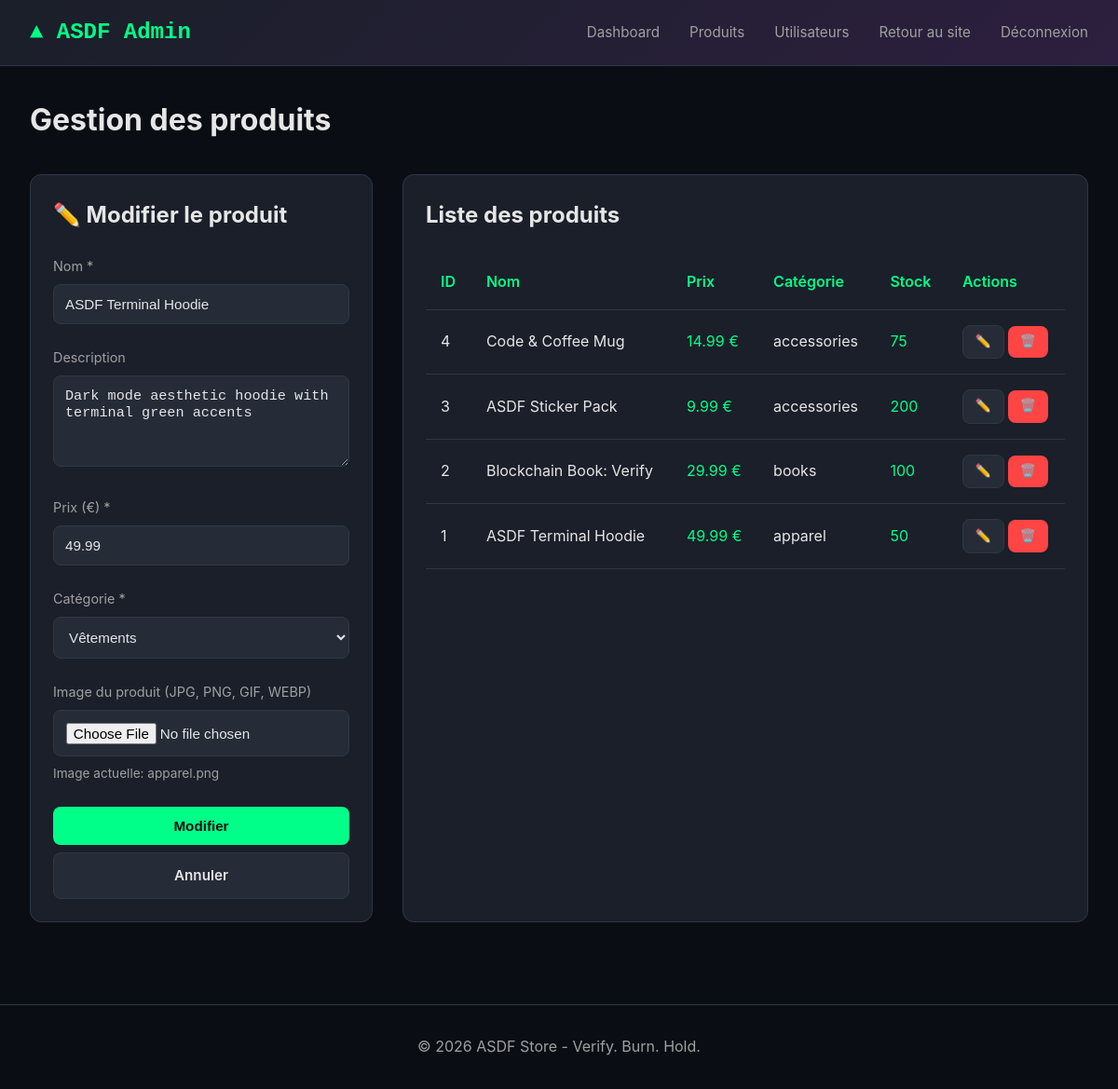
/admin/products.php?modifier=1 (signed in), run on the app's committed database.
### tables this page shows
CREATE TABLE IF NOT EXISTS items (
    id INT AUTO_INCREMENT PRIMARY KEY,
    nom VARCHAR(100) NOT NULL,
    description TEXT,
    prix DECIMAL(10,2) NOT NULL,
    categorie VARCHAR(50) NOT NULL,
    image VARCHAR(255) DEFAULT 'default.png',
    created_at TIMESTAMP DEFAULT CURRENT_TIMESTAMP,
    updated_at TIMESTAMP DEFAULT CURRENT_TIMESTAMP ON UPDATE CURRENT_TIMESTAMP,
    INDEX idx_categorie (categorie)
);

CREATE TABLE IF NOT EXISTS stock (
    id INT AUTO_INCREMENT PRIMARY KEY,
    item_id INT NOT NULL,
    quantite INT NOT NULL DEFAULT 0,
    FOREIGN KEY (item_id) REFERENCES items(id) ON DELETE CASCADE,
    UNIQUE KEY unique_item (item_id)
);

### includes/config.php (called while the page is built, shortened)
<?php
function echapper($str) {
    return htmlspecialchars($str ?? '', ENT_QUOTES, 'UTF-8');
}
function format_prix($prix) {
    return number_format($prix, 2, '.', ',') . ' €';
}

### admin/products.php (the view, shortened to what this page needs)
<?php
require_once '../includes/config.php';
$produit_edit = null;
if (isset($_GET['modifier'])) {
    $id = (int)$_GET['modifier'];
    $stmt = $pdo->prepare("SELECT * FROM items WHERE id = ?");
    $stmt->execute([$id]);
    $produit_edit = $stmt->fetch();
}
include '../includes/header-admin.php';
?>
<h1 style="margin-bottom: 2rem;">Gestion des produits</h1>
<div style="display: grid; grid-template-columns: 1fr 2fr; gap: 2rem;">
    <div class="card">
        <h2 style="margin-bottom: 1.5rem;">
            <?= $produit_edit ? '✏️ Modifier le produit' : '➕ Ajouter un produit' ?>
        </h2>
        <form method="POST" enctype="multipart/form-data">
            <div class="form-group">
                <label>Nom *</label>
                <input type="text" name="nom" value="<?= echapper($produit_edit['nom'] ?? '') ?>" required>
            </div>
            <div class="form-group">
                <label>Description</label>
                <textarea name="description" rows="4"><?= echapper($produit_edit['description'] ?? '') ?></textarea>
            </div>
            <div class="form-group">
                <label>Prix (€) *</label>
                <input type="number" name="prix" step="0.01" value="<?= echapper($produit_edit['prix'] ?? '') ?>" required>
            </div>
            <div class="form-group">
                <label>Catégorie *</label>
                <select name="categorie" required>
                    <option value="apparel" <?= ($produit_edit['categorie'] ?? '') === 'apparel' ? 'selected' : '' ?>>Vêtements</option>
                </select>
            </div>
            <div class="form-group">
                <label>Image du produit (JPG, PNG, GIF, WEBP)</label>
                <input type="file" name="image" accept="image/*" style="width: 100%; padding: 0.8rem; background: var(--bg-tertiary); border: 1px solid var(--border); color: var(--text-primary);">
                <?php if ($produit_edit && $produit_edit['image']): ?>
                    <p style="font-size: 0.85rem; color: var(--text-secondary); margin-top: 0.5rem;">
                        Image actuelle: <?= echapper($produit_edit['image']) ?>
                    </p>
                <?php endif; ?>
            </div>
            <button type="submit" name="<?= $produit_edit ? 'modifier' : 'ajouter' ?>" class="btn btn-primary" style="width: 100%;">
                <?= $produit_edit ? 'Modifier' : 'Ajouter' ?>
            </button>
            <?php if ($produit_edit): ?>
                <a href="products.php" class="btn btn-secondary" style="width: 100%; margin-top: 0.5rem; text-align: center;">
                    Annuler
                </a>
            <?php endif; ?>
        </form>
    </div>
    <div class="card">
        <h2 style="margin-bottom: 1.5rem;">Liste des produits</h2>
        <table>
            <thead>
                <tr>
                    <th>ID</th>
                    <th>Nom</th>
                    <th>Prix</th>
                    <th>Catégorie</th>
                    <th>Stock</th>
                    <th>Actions</th>
                </tr>
            </thead>
            <tbody>
                <?php
                $stmt = $pdo->query("
                    SELECT i.*, s.quantite
                    FROM items i
                    LEFT JOIN stock s ON i.id = s.item_id
                    ORDER BY i.id DESC
                ");
                while ($produit = $stmt->fetch()):
                ?>
                    <tr>
                        <td><?= $produit['id'] ?></td>
                        <td><?= echapper($produit['nom']) ?></td>
                        <td style="color: var(--accent);"><?= format_prix($produit['prix']) ?></td>
                        <td><?= echapper($produit['categorie']) ?></td>
                        <td>
                            <span style="color: <?= $produit['quantite'] > 0 ? 'var(--success)' : 'var(--danger)' ?>;">
                                <?= $produit['quantite'] ?? 0 ?>
                            </span>
                        </td>
                        <td>
                            <a href="products.php?modifier=<?= $produit['id'] ?>" class="btn btn-secondary" style="padding: 0.4rem 0.8rem; font-size: 0.85rem;">
                                ✏️
                            </a>
                            <a href="products.php?supprimer=<?= $produit['id'] ?>"
                               class="btn btn-danger"
                               style="padding: 0.4rem 0.8rem; font-size: 0.85rem;"
                               onclick="return confirm('Supprimer ce produit?')">
                                🗑️
                            </a>
                        </td>
                    </tr>
                <?php endwhile; ?>
            </tbody>
        </table>
    </div>
</div>
<?php include '../includes/footer.php'; ?>

### assets/css/style.css (style rules this page uses)
:root { --bg-primary: #0a0e14; --bg-secondary: #1a1f29; --bg-tertiary: #252c38; --text-primary: #e6e6e6; --text-secondary: #a0a0a0; --accent: #00ff88; --accent-hover: #00cc6a; --border: #2d3748; --danger: #ff4444; --warning: #ffaa00; --success: #00ff88; }
* { margin: 0; padding: 0; box-sizing: border-box; }
body { font-family: -apple-system, BlinkMacSystemFont, 'SF Pro Display', 'Segoe UI', 'Helvetica Neue', Arial, sans-serif; background: var(--bg-primary); color: var(--text-primary); line-height: 1.6; min-height: 100vh; }
.card { background: var(--bg-secondary); border: 1px solid var(--border); border-radius: 12px; padding: 1.5rem; margin-bottom: 1.5rem; }
.btn { padding: 0.75rem 1.5rem; border: none; border-radius: 8px; font-size: 0.95rem; font-weight: 600; cursor: pointer; transition: all 0.2s; text-decoration: none; display: inline-block; }
.btn-primary { background: var(--accent); color: var(--bg-primary); }
.btn-secondary { background: var(--bg-tertiary); color: var(--text-primary); border: 1px solid var(--border); }
.btn-danger { background: var(--danger); color: white; }
.form-group { margin-bottom: 1.5rem; }
label { display: block; margin-bottom: 0.5rem; color: var(--text-secondary); font-size: 0.9rem; }
input, textarea, select { width: 100%; padding: 0.75rem; background: var(--bg-tertiary); border: 1px solid var(--border); border-radius: 8px; color: var(--text-primary); font-size: 0.95rem; }
table { width: 100%; border-collapse: collapse; }
th, td { padding: 1rem; text-align: left; border-bottom: 1px solid var(--border); }
th { color: var(--accent); font-weight: 600; }

### data on the page
items: nom "ASDF Terminal Hoodie", description "Dark mode aesthetic hoodie with terminal green accents", prix "49.99", categorie "Vêtements", image "apparel.png"
stock: item "4", item.nom "Code & Coffee Mug", item.prix "14.99 €", item.categorie "accessories", quantite "75"
stock: item "3", item.nom "ASDF Sticker Pack", item.prix "9.99 €", item.categorie "accessories", quantite "200"
stock: item "2", item.nom "Blockchain Book: Verify", item.prix "29.99 €", item.categorie "books", quantite "100"
stock: item "1", item.nom "ASDF Terminal Hoodie", item.prix "49.99 €", item.categorie "apparel", quantite "50"
